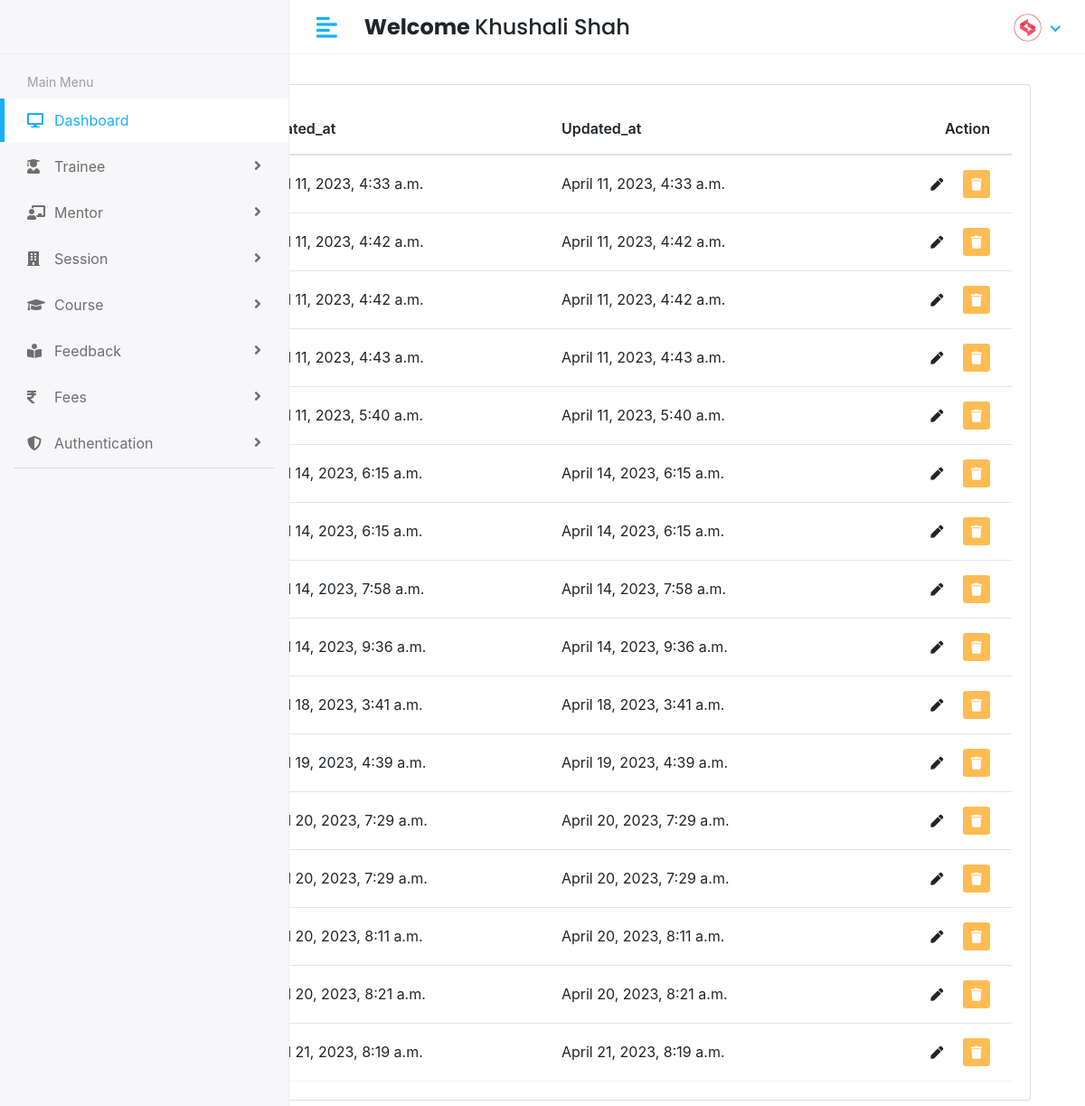
Before: /manager/course/view (signed in) with the older database file.
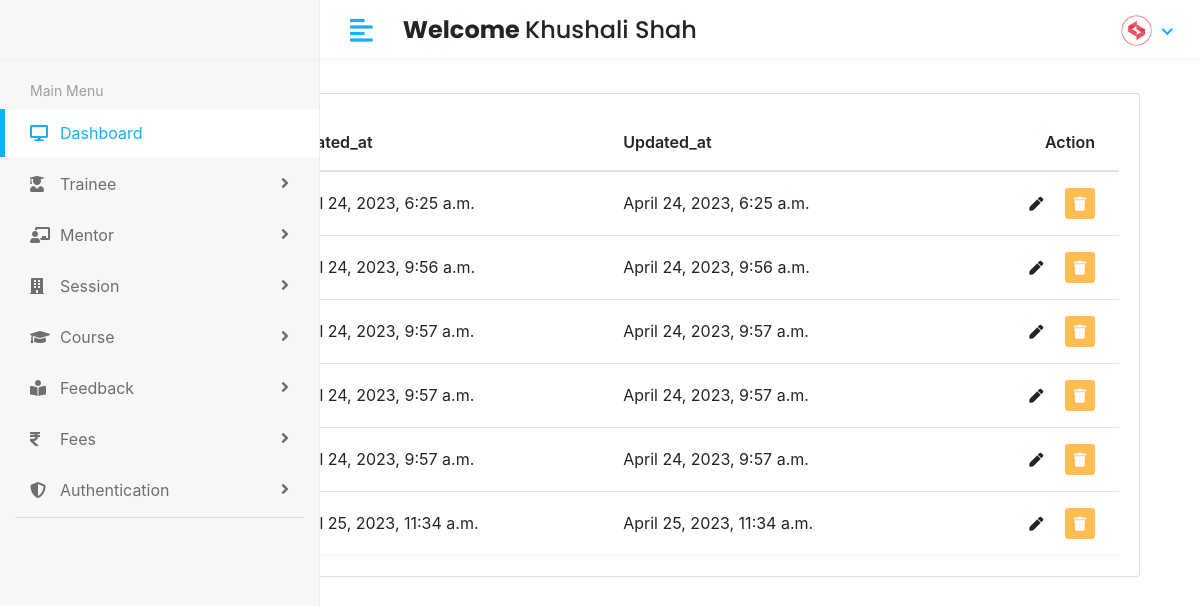
After: the same page with the newer database file.
### app/models.py (models this page shows, shortened)
class Course(models.Model):
    name=models.CharField(max_length=50)
    created_at= models.DateTimeField(auto_now_add=True)
    updated_at= models.DateTimeField(auto_now_add=True)

### LMS/manager_views.py (the view)
# urls.py: path('manager/course/view',manager_views.VIEW_COURSE, name='view_course'),
@login_required(login_url='/')
def VIEW_COURSE(request):
    course = Course.objects.all()
    context = {
        'course':course,
    }
    return render(request,'manager/view_course.html',context)

### templates/manager/view_course.html (shortened to what this page needs)
{% extends 'base.html' %}
{% block content%}
<div class="content container-fluid">
    <div class="page-header">
       <div class="row align-items-center">
          <div class="col">
             <h3 class="page-title">Course</h3>
             <ul class="breadcrumb">
                <li class="breadcrumb-item"><a href="index.html">Dashboard</a></li>
                <li class="breadcrumb-item active">Course</li>
             </ul>
          </div>
          <div class="col-auto text-right float-right ml-auto">
             <a href="#" class="btn btn-outline-primary mr-2"> Download</a>
             <a href="add-student.html" class="btn btn-primary"></a>
          </div>
       </div>
    </div>
    <div class="row">
       <div class="col-sm-12">
          <div class="card card-table">
             <div class="card-body">
                <div class="table-responsive">
                   <table class="table table-hover table-center mb-0 datatable">
                      <thead>
                         <tr>
                            <th>ID</th>
                            <th>Name</th>
                            <th>Created_at</th>
                            <th>Updated_at</th>
                            <th class="text-right">Action</th>
                         </tr>
                      </thead>
                      <tbody>
                        {% for i in course %}
                         <tr>
                            <td>{{i.id}}</td>
                            <td>{{i.created_at}}</td>
                            <td>{{i.updated_at}}</td>
                            <td class="text-right">
                               <div class="actions">
                                  <a href="{% url 'edit_course' i.id %}" class="btn btn-sm bg-success-light mr-2">
                                  <i class="fas fa-pen"></i>
                                  </a>
                                  <a href="#" class="btn btn-sm bg-danger-light">
                                  <i class="fas fa-trash"></i>
                                  </a>
                               </div>
                            </td>
                         </tr>
                        {% endfor %}
                      </tbody>
                   </table>
                </div>
             </div>
          </div>
       </div>
    </div>
 </div>
{% endblock %}

Changed rows visible on the page:
removed Course: created_at "April 11, 2023, 4:33 a.m.", updated_at "April 11, 2023, 4:33 a.m."
removed Course: created_at "April 11, 2023, 4:42 a.m.", updated_at "April 11, 2023, 4:42 a.m."
removed Course: created_at "April 11, 2023, 4:42 a.m.", updated_at "April 11, 2023, 4:42 a.m."
removed Course: created_at "April 11, 2023, 4:43 a.m.", updated_at "April 11, 2023, 4:43 a.m."
removed Course: created_at "April 11, 2023, 5:40 a.m.", updated_at "April 11, 2023, 5:40 a.m."
removed Course: created_at "April 14, 2023, 6:15 a.m.", updated_at "April 14, 2023, 6:15 a.m."
removed Course: created_at "April 14, 2023, 6:15 a.m.", updated_at "April 14, 2023, 6:15 a.m."
removed Course: created_at "April 14, 2023, 7:58 a.m.", updated_at "April 14, 2023, 7:58 a.m."
removed Course: created_at "April 14, 2023, 9:36 a.m.", updated_at "April 14, 2023, 9:36 a.m."
removed Course: created_at "April 18, 2023, 3:41 a.m.", updated_at "April 18, 2023, 3:41 a.m."
removed Course: created_at "April 19, 2023, 4:39 a.m.", updated_at "April 19, 2023, 4:39 a.m."
removed Course: created_at "April 20, 2023, 7:29 a.m.", updated_at "April 20, 2023, 7:29 a.m."
removed Course: created_at "April 20, 2023, 7:29 a.m.", updated_at "April 20, 2023, 7:29 a.m."
removed Course: created_at "April 20, 2023, 8:11 a.m.", updated_at "April 20, 2023, 8:11 a.m."
removed Course: created_at "April 20, 2023, 8:21 a.m.", updated_at "April 20, 2023, 8:21 a.m."
removed Course: created_at "April 21, 2023, 8:19 a.m.", updated_at "April 21, 2023, 8:19 a.m."
added Course: created_at "April 24, 2023, 6:25 a.m.", updated_at "April 24, 2023, 6:25 a.m."
added Course: created_at "April 24, 2023, 9:56 a.m.", updated_at "April 24, 2023, 9:56 a.m."
added Course: created_at "April 24, 2023, 9:57 a.m.", updated_at "April 24, 2023, 9:57 a.m."
added Course: created_at "April 24, 2023, 9:57 a.m.", updated_at "April 24, 2023, 9:57 a.m."
added Course: created_at "April 24, 2023, 9:57 a.m.", updated_at "April 24, 2023, 9:57 a.m."
added Course: created_at "April 25, 2023, 11:34 a.m.", updated_at "April 25, 2023, 11:34 a.m."
